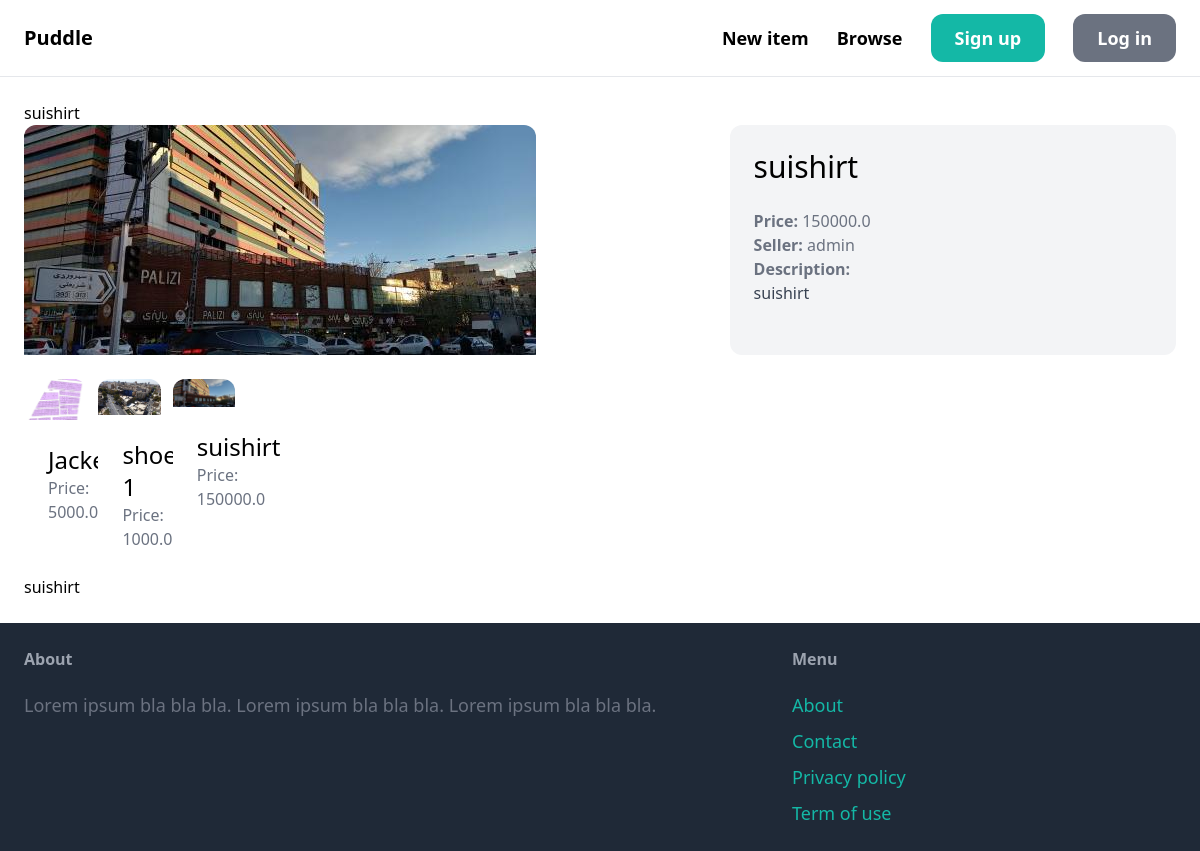
The page /category/5/ on the database its author committed.
### item/models.py (models this page shows, shortened)
class Item(models.Model):
    category = models.ForeignKey(Category, related_name='items', on_delete=models.CASCADE)
    name = models.CharField(max_length=255)
    description = models.TextField(blank=True, null=True)
    price = models.FloatField()
    image = models.ImageField(upload_to='item_images/', blank=True, null=True)
    is_sold = models.BooleanField(default=False)
    created_by = models.ForeignKey(User, related_name="items", on_delete=models.CASCADE)
    created_at = models.DateTimeField(auto_now_add=True)

### item/views.py (the view)
# urls.py: path("<id>/", views.detail, name="detail"),
def detail(request, id):
    item = get_object_or_404(Item, pk=id)
    related_items = Item.objects.filter(category=item.category, is_sold=False).exclude(
        pk=id
    )[0:3]
    return render(
        request,
        "item/item_detail.html",
        context={
            "item": item,
            "category": item.category,
            "related_items": related_items,
        },
    )

### item/templates/item/item_detail.html (shortened to what this page needs)
{% extends 'core/base.html' %}
{% block content %}
{% block title %}{{ item.name }}{% endblock %}
<div class="grid grid-cols-5 gap-6">
    <div class="col-span-3">
        {% if item.image %}
        <img src="{{ item.image.url }}" class="rounded-t-xl">
        {% endif %}
    </div>
        <div class="col-span-2 p-6 bg-gray-100 rounded-xl">
            <h1 class="mb-6 text-3xl">{{ item.name }}</h1>
            <p class="text-gray-500"><strong>Price: </strong>{{ item.price }}</p>
            <p class="text-gray-500"><strong>Seller: </strong>{{ item.created_by.username }}</p>
            {% if item.description %}
                <p class="text-gray-700">
                    <strong class="text-gray-500">Description:</strong><br>
                    {{ item.description }}
                </p>
            {% endif %}
        </div>
        <div class="grid grid-cols-3 gap-3">
            {% for item in related_items %}
                <div>
                    <a href="{% url 'item:detail' item.id %}">
                        <div>
                            {% if item.image %}
                            <img src="{{ item.image.url }}" class="rounded-t-xl">
                            {% endif %}
                        </div>
                        <div class="p-6 bg-white rounded-b-xl">
                            <h2 class="text-2xl">{{ item.name }}</h2>
                            <p class="text-gray-500">Price: {{ item.price }}</p>
                        </div>
                    </a>
                </div>
            {% endfor %}
        </div>
</div>
<div>{{item.name}}</div>
{% endblock %}

### rows shown on the page
Item: name "suishirt", image (picture), price "150000.0", created_by.username "admin", description "suishirt"
Item: image (picture), name "Jacket", price "5000.0"
Item: image (picture), name "shoe 1", price "1000.0"
Item: image (picture), name "suishirt", price "150000.0"
